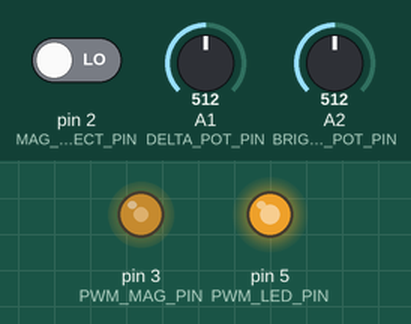
Recording of a sketch running on a simulated Arduino Uno, built with avr-gcc and run on an emulated ATmega328P. Shown: output pins drawn as LEDs (lit = HIGH). The inputs (shaded band) are chosen by the test bench; at power-on: A2 (BRIGHTNESS_POT_PIN) = 512, A1 (DELTA_POT_PIN) = 512, pin 2 (MAG_DETECT_PIN) LOW.

Above: at 1.2 s.
1.3 s: A2 (BRIGHTNESS_POT_PIN) set to 330
At 2.2 s:
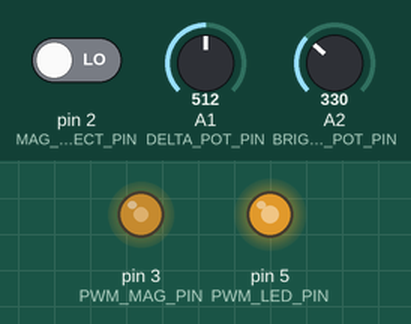
4.8 s: A2 (BRIGHTNESS_POT_PIN) set to 122
At 5.5 s:
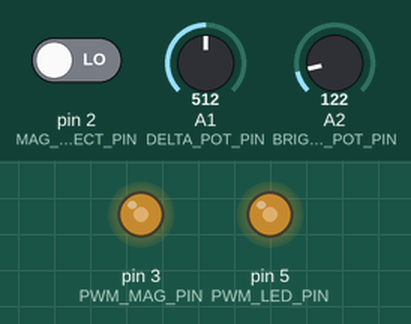
8.5 s: A2 (BRIGHTNESS_POT_PIN) set to 40
At 9.5 s:
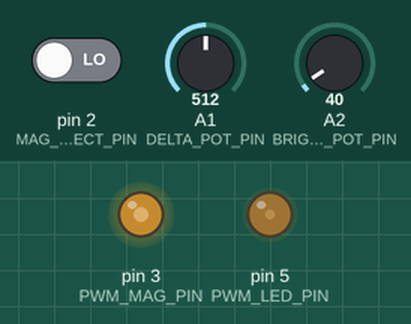
12.1 s: A2 (BRIGHTNESS_POT_PIN) set to 0
At 12.8 s:
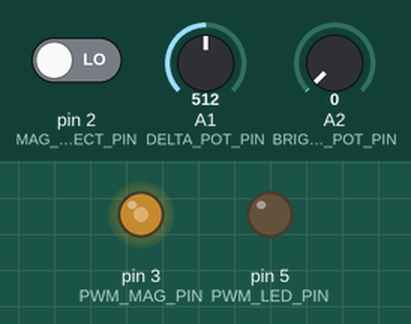
15.8 s: A1 (DELTA_POT_PIN) set to 0
At 16.3 s:
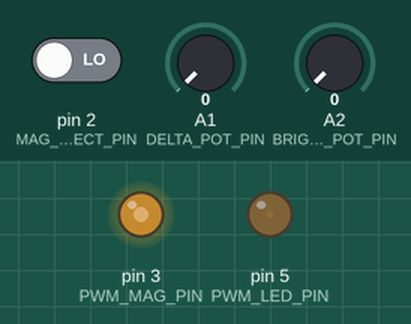
19.3 s: A1 (DELTA_POT_PIN) set to 18
At 19.7 s:
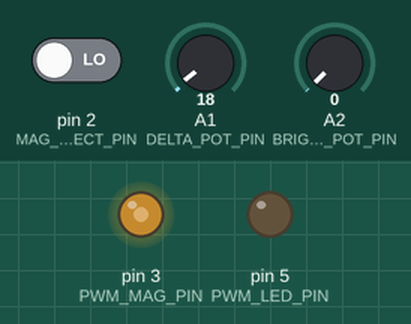
Timing chart, 0 to 22.3 s (numbered marks = the images above; inputs shaded):
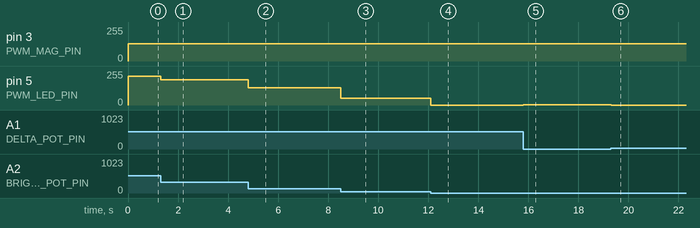

Measured:
- after the input at 1.3 s, pin 5 (PWM_LED_PIN): 216/255 → 188/255 at once
- after the input at 4.8 s, pin 5 (PWM_LED_PIN): 188/255 → 128/255 at once
- after the input at 8.5 s, pin 5 (PWM_LED_PIN): 128/255 → 50/255 at once
- after the input at 12.1 s, pin 3 (PWM_MAG_PIN): stops changing and stays 128/255; pin 5 (PWM_LED_PIN): 50/255 → 0/255 at once
- after the input at 15.8 s, pin 5 (PWM_LED_PIN): 0/255 → 1/255 at once
- after the input at 19.3 s, pin 5 (PWM_LED_PIN): 1/255 → 0/255 at once

The sketch:

main.ino
```cpp
#include "ex_cpp.hh"
#include "pins.hh"

// ---------------------------------------------------------------------------------------------------------------
// Application prototypes
bool magnet_detected(void);
uint32_t duration_sw_held(void);
bool showtime_expired(void);
void start_animation(void);
void stop_animation(void);

// ---------------------------------------------------------------------------------------------------------------
// Application functions
bool magnet_detected(void)
{
  int state = digitalRead(MAG_DETECT_PIN);

  return (state == MAG_STATE_DETECTED);
}

void start_animation(void)
{
  bStarted = true;
  start_pwm();
}

void stop_animation(void)
{
  bStarted = false;
  stop_pwm();
}

// ---------------------------------------------------------------------------------------------------------------
// Arduino Setup
void setup() {
  // Setup System Prescaler
  CLKPR = _BV(CLKPCE);  // enable change of the clock prescaler
  CLKPR = 4;  // divide frequency by 16(=4)

  // WGM set to FastPWM
  TCCR0A = 0x3;
  TCCR0B = 0x08;
  TCCR2A = 0x3;
  TCCR2B = 0x08;

  // WGM set to normal for Timer 1 as that will be our slow system clock
  TCCR1A = 0;
  TCCR1B = 0;

  // Initialize led pwm pin as digital output
  pinMode(PWM_LED_PIN, OUTPUT);

  // Initialize mag pwm pin as digital output
  pinMode(PWM_MAG_PIN, OUTPUT);

  // Initialize magnet pin as digital input
  pinMode(MAG_DETECT_PIN, INPUT);

  // Initialize backup switch as digital input
  pinMode(BK_UP_PIN, INPUT);

  // Set the pwm timers clocks to be disabled as a start
  stop_pwm();

  // Init variables
  bStarted = false;
  backup_sw_cnt_g = 0;
}

// Arduino Main Loop
void loop() {
  uint32_t timer1_cnt_g;
  uint32_t bkup_hold_sec_g;
  uint32_t showtime_sec_g;

  // Pre showtime
  timer1_cnt_g=0;
  bkup_hold_sec_g=0;
  while (bStarted == false)
  {
    // Currently not animating. Check to see whether it's time to start now.
    if (magnet_detected() || (bkup_hold_sec_g >= BKUP_HOLD_DURATION))
    {
      start_animation();
    }
    // Wait for next check
    my_delay_ms(SHOWTIME_CHECK_MS);
    timer1_cnt_g++;
    if (timer1_cnt_g > BKUP_HOLD_1_SEC_CNT)
    {
      timer1_cnt_g=0;
      bkup_hold_sec_g++;
    }
  }

  // Showtime
  timer1_cnt_g=0;
  showtime_sec_g=0;
  while (bStarted == true)
  {
    if (showtime_sec_g >= SHOWTIME_DURATION)
    {
      // Showtime over, stop the animation
      stop_animation();
    }
    else
    {
      // Update the brightness and "slowness" if we are still in showtime
      update_led();
    }
    // Wait for next time to see if showtime is done
    my_delay_ms(UPDATE_MS);
    timer1_cnt_g++;
    if (timer1_cnt_g > SHOWTIME_1_SEC_CNT)
    {
      timer1_cnt_g=0;
      showtime_sec_g++;
    }
  }
}
```

ex_cpp.cpp
```cpp
#include <Arduino.h>
#include "ex_cpp.hh"
#include "pins.hh"

bool bStarted = false;
int showtime_count_g;
uint32_t backup_sw_cnt_g;

void my_delay_ms(uint32_t ms)
{
  float tmp = 1.024; // actual time 1.024 ms / tick
  float f_ticks = ms / tmp;
  uint16_t i_ticks;

  if (f_ticks > 0xFFFF)
  {
    i_ticks = 0xFFFF;
  }
  else
  {
    i_ticks = (uint16_t)f_ticks;
  }

  // Timer 1 is stopped by default
  // Reset timer count = 0
  TCNT1 = 0;

  // Start timer 1
  TCCR1B = 5;

  // Wait until low byte is greater than requested number of ms
  while(TCNT1 < ms){};

  // Stop timer 1
  TCCR1B = 0;
}

int make_linear(int pot_val)
{
  int out;
  int frac = ANA_MAX_3V3_READ / 4;
  if (pot_val < 0)
  {
    out = 0;
  }
  else if (pot_val < 50)
  {
    out = map(pot_val, 0, 50, 0, frac);
  }
  else if (pot_val < 117)
  {
    out = map(pot_val, 50, 117, frac, 2*frac);
  }
  else if (pot_val < 340)
  {
    out = map(pot_val, 117, 340, 2*frac, 3*frac);
  }
  else
  {
    out = map(pot_val, 340, ANA_MAX_3V3_READ, 3*frac, 4*frac);
  }
  return out;
}

uint8_t get_delta(int pot_val)
{
  uint32_t delta = 0;
  uint8_t ret = 0;

  // Before we do anything, make the pot value more linear
  pot_val = make_linear(pot_val);

  if (pot_val < 0)
  {
    pot_val = 0;
  }

  if (pot_val >= ANA_MAX_3V3_READ)
  {
    ret = 0xFF;
  }
  else
  {
    delta = (uint32_t) pot_val;
    delta = ((delta << 8) / ANA_MAX_3V3_READ);
    ret = (uint8_t) delta;
  }

  // get_delta should never return 0 or 255 as we always want some sort of PWM
  if (ret == 0)
  {
    ret = 1;
  }
  else if (ret >= 0xFF)
  {
    ret = 0xFE;
  }
  return ret;
}

void stop_pwm(void)
{
  // Stop the clocks
  TCCR0B &= ~(7);
  TCCR2B &= ~(7);

  // Reset Output Compare Value via Force
  // Force is only active when WGM bits are on a non PWM mode
  // Set to Waveform Generator Mode = normal mode = 0
  TCCR0A &= ~(_BV(WGM01) | _BV(WGM00));
  TCCR0B &= ~_BV(WGM02);
  // Reset Count
  TCNT0 = 0;
  // Set Compare Output Mode to normal mode
  TCCR0A &= ~(_BV(COM0B1) | _BV(COM0B0));
  // Force the Compare Output (since timer is not running and it's reset to 0), it should be forced low)
  TCCR0A |= _BV(FOC0B);
  TCCR0A &= ~_BV(FOC0B);

  // Reset Output Compare Value via Force
  // Force is only active when WGM bits are on a non PWM mode
  // Set to Waveform Generator Mode = normal mode = 0
  TCCR2A &= ~(_BV(WGM21) | _BV(WGM20));
  TCCR2B &= ~_BV(WGM22);
  // Reset Count
  TCNT2 = 0;
  // Set Compare Output Mode to non inverting
  TCCR2A &= ~(_BV(COM2B1) | _BV(COM2B0));
  // Force the Compare Output (since timer is not running and it's reset to 0), it should be forced low)
  TCCR2A |= _BV(FOC2B);
  TCCR2A &= ~_BV(FOC2B);
}

void start_pwm(void)
{
  uint8_t led_period;
  uint8_t led_on_period;
  uint8_t mag_period = BASE_LED_PERIOD;

  calculate_led_pwm(&led_period, &led_on_period);

  update_led_pwm(led_period, led_on_period);

  // Set Magnet PWM duty cycle to 50%
  OCR2A = mag_period-1; // period
  OCR2B = (mag_period >> 1); // duty

  // Set PWM Mode to FastPWM
  // Initializing LED but OC0n disconnected
  TCCR0A |= _BV(WGM01) | _BV(WGM00);
  TCCR0B |= _BV(WGM02);

  // Initializing PWM but OC2n disconnected
  TCCR2A |= _BV(WGM21) | _BV(WGM20);
  TCCR2B |= _BV(WGM22);

  // Set Compare Output Mode to be non inverting mode
  TCCR0A |= _BV(COM0B1);
  TCCR2A |= _BV(COM2B1);

  // Start PWMs by setting the clock
  TCCR0B |= _BV(CS01) | _BV(CS00);
  TCCR2B |= _BV(CS22);
}

void update_led(void)
{
  uint8_t led_period;
  uint8_t led_on_period;

  calculate_led_pwm(&led_period, &led_on_period);

  // To avoid a flickering, wait until timer is 0
  while(TCNT0 != 0){};

  update_led_pwm(led_period, led_on_period);
}

void calculate_led_pwm(uint8_t * p_period, uint8_t * p_on_period)
{
  uint8_t period;
  uint8_t period_delta;
  uint8_t period_shift_duty;

  // In the future, we may read an analog voltage and change the delta periods between magnet and led.
  // CLKsys (16Mhz) prescaled(16) = 1MHz. CLKio (1MHz) prescaled(64) = 15625 Hz --> Range of (61Hz - 15625Hz) (~0.3Hz / tick)
  // (15625 Hz) / (desired frequency) = ticks for desired frequency
  period = BASE_LED_PERIOD;

  // Calculate both duty values (0x00 - 0xFF)
  int delta_pot_val = analogRead(DELTA_POT_PIN);
  period_shift_duty = get_delta(delta_pot_val); // (~0.3Hz / tick)
  int brightness_pot_val = analogRead(BRIGHTNESS_POT_PIN);
  uint8_t led_duty = get_delta(brightness_pot_val);

  // Update the frequencies prior to turning them on
  period_delta = map(period_shift_duty, 0, 0xFF, 0, 60);
  *p_period = (period - period_delta);
  *p_on_period = map(led_duty, 0, 255, 0, *p_period);
}

void update_led_pwm(uint8_t period2, uint8_t on_period2)
{
  // Set LED PWM according to this moment's voltage reading on the potentiometer
  OCR0A = period2; // period
  OCR0B = on_period2; // duty
}
```

ex_cpp.hh
```cpp
//
// Filename: ex_cpp.hh
// Author: Beau Roland
// Details: Example C++ Header file
// Date: 7/31/22
//

#ifndef EX_CPP_H
#define EX_CPP_H

//---------
//DEFINES, CONSTANTS, LITERALS
#define SYS_PRESCALER (16)

#define UPDATE_MS (25)
#define SHOWTIME_CHECK_MS (100)

#define SHOWTIME_DURATION_S   (10)
#define SHOWTIME_DURATION     ((uint32_t)((float)SHOWTIME_DURATION_S / 1.128))
#define SHOWTIME_1_SEC_CNT    ((1000 + (UPDATE_MS - 1)) / UPDATE_MS)

#define BKUP_HOLD_DURATION_S  (2)
#define BKUP_HOLD_DURATION    ((uint32_t)((float)BKUP_HOLD_DURATION_S / 1.128))
#define BKUP_HOLD_1_SEC_CNT   ((1000 + (SHOWTIME_CHECK_MS - 1)) / SHOWTIME_CHECK_MS)

#define MAG_STATE_DETECTED        0
#define MAG_STATE_NOT_PRESENT     1
#define BACKUP_SW_STATE_PRESSED   0
#define BACKUP_SW_STATE_RELEASED  1

#define ANA_MAX_3V3_READ (755)

#define BASE_LED_PERIOD (255)

//---------
// Variables
extern bool bStarted;
extern uint32_t backup_sw_cnt_g;
extern int showtime_count_g;

//---------
// Function Prototypes
void my_delay_ms(uint32_t ms);
int make_linear(int pot_val);
uint8_t get_delta(int pot_val);
void stop_pwm(void);
void start_pwm(void);
void update_led(void);
void update_led_pwm(uint8_t period, uint8_t on_period);
void calculate_led_pwm(uint8_t * p_period, uint8_t * p_on_period);

#endif // EX_CPP_H
```

pins.hh
```cpp
//
// Filename: pins.hh
// Author: Beau Roland
// Details: Pinout Header file
// Date: 7/31/22
//

#ifndef PINS_H
#define PINS_H

//---------
// DEFINES, CONSTANTS, LITERALS

#ifndef LED_BUILTIN
  #define LED_BUILTIN	5
#endif
#define BRD_LED_PIN LED_BUILTIN

                            // Timer 1 should be used for event timing
#define PWM_LED_PIN     5   // Timer 0 Compare B
#define PWM_MAG_PIN     3   // Timer 2 Compare B

#define MAG_DETECT_PIN  2
#define BK_UP_PIN       11

// Potentiometer read to change different settings on the fly
#define BRIGHTNESS_POT_PIN  (A2)
#define DELTA_POT_PIN       (A1)

#endif // PINS_H
```
